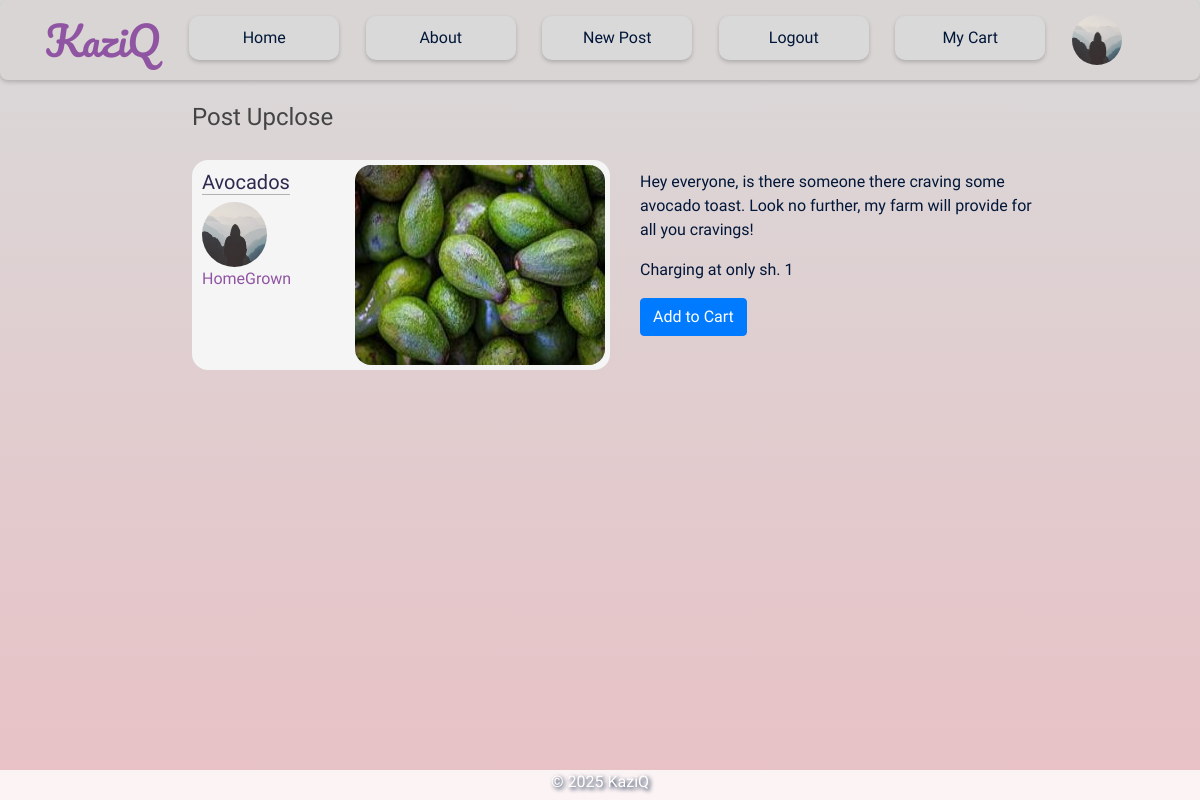
Screenshot of /post/4 (signed in) with the database file from the repository.
### flaskblog/models.py (models this page shows, shortened)
class User(db.Model, UserMixin):
    id = db.Column(db.Integer, primary_key=True)
    username = db.Column(db.String(20), unique=True, nullable=False)
    email = db.Column(db.String(120), unique=True, nullable=False)
    whatsapp = db.Column(db.String(20), nullable=False)
    image_file = db.Column(db.String(20), nullable=False, default='default.jpg')
    password = db.Column(db.String(60), nullable=False)
    is_admin = db.Column(db.Boolean, nullable=False, default=False)
    account_balance = db.Column(db.Float, default=0.0)  # Current available balance
    total_sales = db.Column(db.Float, default=0.0)      # Lifetime sales
    bank_account = db.Column(db.String(50), nullable=True)
    bank_name = db.Column(db.String(100), nullable=True)
    phone_for_payment = db.Column(db.String(20), nullable=True)
    posts = db.relationship('Post', backref='author', lazy=True)

class Post(db.Model):
    id = db.Column(db.Integer, primary_key=True)
    title = db.Column(db.String(100), nullable=False)
    date_posted = db.Column(db.DateTime, nullable=False, default=datetime.utcnow)
    content = db.Column(db.Text, nullable=False)
    price = db.Column(db.String(20), nullable=False, default='')
    user_id = db.Column(db.Integer, db.ForeignKey('user.id'), nullable=False)
    image_file = db.Column(db.String(20), nullable=True)
    cart_items = db.relationship('CartItem', backref='post', lazy=True)
    category = db.Column(db.String(50), nullable=False)

### flaskblog/routes.py (the view)
@app.route("/post/<int:post_id>")
@login_required
def post(post_id):
    post = Post.query.get_or_404(post_id)
    cart_items = CartItem.query.filter_by(user_id=current_user.id).all()
    return render_template('post.html', title=post.title, posts=post, cart_items=cart_items)

### flaskblog/__init__.py (called while the page is built)
@login_manager.user_loader
def load_user(user_id):
    return User.query.get(int(user_id))

@app.context_processor
def inject_min_max():
    return dict(min=min, max=max)

### flaskblog/templates/post.html (shortened to what this page needs)
{% extends 'layout.html' %}
{% block content %}
    <h4>Post Upclose</h4>
    <div class="post-container"></div>
      <article class="media content-section">
          <a href="{{ url_for('post', post_id=posts.id) }}" class="inner-content-section-link">
            <div class="inner-content-section">
              <div class="inner-content-section-metadata">
                <h5><a class="article-title" href="{{ url_for('post', post_id=posts.id)}}">{{ posts.title }}</a></h5>
                <img class="rounded-circle article-img" src="{{ url_for('static', filename='profile_pics/' + posts.author.image_file) }}">
                  <div class="media-body">
                    <div class="article-metadata">
                      <a class="mr-2 username" href="{{url_for('user_posts', username=posts.author.username)}}">{{ posts.author.username }}</a>
                    </div>
                  </div>
              </div>
              <div class="post-image-container">
                {% if posts.image_file %}
                <img src="{{ url_for('static', filename='post_images/' + posts.image_file) }}" alt="{{ posts.title}}" class="card-image">
                {% endif %}
              </div>
            </div>
          </a>
      </article>
      <article class="media content-section " id='post-content'>
        <div class="post-content">
          {% if current_user != posts.author %}
            <p class="post-content">{{ posts.content }}</p>
            <p class="post-price">Charging at only sh. {{ posts.price }}</p>
            <a href="{{ url_for('add_to_cart', post_id=posts.id) }}" class="btn btn-primary">Add to Cart</a>
          {% endif %}
        </div>
      </article>
    </div>
{% endblock %}

### flaskblog/templates/layout.html (shortened to what this page needs)
<!DOCTYPE html>
<html lang="en">
<head>
    <link rel="stylesheet" href="https://cdn.jsdelivr.net/npm/bootstrap@4.3.1/dist/css/bootstrap.min.css">
    <link rel="stylesheet" type="text/css" href="{{ url_for('static', filename='main.css') }}">
    <link href="https://cdnjs.cloudflare.com/ajax/libs/font-awesome/5.15.4/css/all.min.css" rel="stylesheet">
</head>
<body>
    <header class="site-header">
        <nav class="navbar navbar-expand-md" id="navbar">
            <div class="container">
                <a class="navbar-brand" href="/">KaziQ</a>
                <div class="collapse navbar-collapse" id="navbarToggle">
                    <div class="navbar-nav mr-auto" id="navbar-nav">
                        <a class="nav-item nav-link" href="{{url_for('home')}}">Home</a>
                        <a class="nav-item nav-link" href="{{url_for('about')}}">About</a>
                        {% if current_user.is_authenticated %}
                        <a class="nav-item nav-link" href="{{url_for('new_post')}}">New Post</a>
                        <a class="nav-item nav-link" href="{{url_for('logout')}}">Logout</a>
                        <a class='nav-item nav-link' href="{{url_for('view_cart')}}">My Cart</a>
                        <a href="{{ url_for('account') }}">
                            <img src="{{ url_for('static', filename='profile_pics/' + current_user.image_file) }}" alt="Profile" class="rounded-circle account-img">
                        </a>
                        {% else %}
                            <a class="nav-item nav-link" href="{{url_for('login')}}">Login</a>
                            <a class="nav-item nav-link" href="{{url_for('register')}}">Register</a>
                        {% endif %}
                    </div>
                </div>
            </div>
        </nav>
    </header>
    <main role="main" class="container mt-5 pt-5">
        <div class="row">
            <div class="content-container">
                <div class="body-content">
                    <div class="wholebar">
                        <div class="actual-content">
                            {% block content %}{% endblock %}
                        </div>
                        <div class="sidebar">
                        </div>
                    </div>
                </div>
            </div>
    </main>
    <footer>
        <div class="footer-container">
            <div class="footer">
                <p>&copy; 2025 KaziQ</p>
            </div>
        </div>
    </footer>
</body>
</html>

### flaskblog/static/main.css (style rules this page uses)
body { background-image: linear-gradient(to bottom, #D9D9D9, #E8C1C5); background-repeat: no-repeat; background-position:center; background-attachment: fixed; font-family: "Itim", cursive; font-weight: 400; font-style: normal; color: #011638; margin:0; }
h1, h2, h3, h4, h5, h6 { color: #444444; }
#navbar { background-color:#dad5d5; width: 100%; height: 80px; border-radius:8px; box-shadow: 0 2px 4px 0 rgba(0,0,0,0.2); margin-top: 0; display:flex; justify-content:center; align-items:center; }
#navbar-nav { width:100%; display:flex; justify-content:space-around; align-items:end; margin-top:-5px; }
.navbar-nav .account-img { height: 50px; width: 50px; border-radius: 50%; margin-right: 20px; margin-bottom:-5px; }
.navbar-nav { margin:0; width:100%; display:flex; justify-content:space-around; }
.navbar-brand { font-family: "Pacifico", cursive; font-weight: 400; font-style: normal; color: #9055A2; font-size:2.5rem; }
.nav-item { font-family: "Itim", cursive; font-weight: 400; font-style: normal; color: #011638; width:150px; text-align:center; }
.body-content { display:flex; justify-content:center; align-items:center; flex-direction:column; }
.navbar, .navbar-collapse { filter: none; pointer-events: auto; z-index: 1050; }
.content-container { display:flex; justify-content:center; align-items:center; margin:auto; }
.content-section { background: whitesmoke; border: none; border-radius: 1em; height:1000px; }
.inner-content-section { display:flex; align-items:start; }
.inner-content-section-metadata { display:flex; justify-content:center; align-items: flex-start; flex-direction:column; width:150px; }
.inner-content-section-link { display: block; text-decoration: none; color: inherit; }
.actual-content { border: none; border-radius:1em; display: grid; gap: 20px; grid-template-columns: repeat(2, 1fr); height:100%; width:100%; margin-right:20px; }
.article-title { color: #2E294E; border-bottom: 1px solid #b3b1b1; margin-bottom:10px; }
.article-img { height: 65px; width: 65px; }
.article-metadata { padding-bottom: 1px; margin-bottom: 4px; height:20px; display:flex; justify-content:center; }
.article-metadata a { color: #9055A2; }
.account-img { height: 125px; width: 125px; margin-right: 20px; margin-bottom: 16px; }
.media { width:418px; height:210px; padding:10px; }
footer { display:flex; justify-content:center; align-items:start; background-color: rgba(255, 255, 255, 0.8); width:100%; height: 35px; color:#ffffff; font-size:1rem; position:fixed; bottom:-5px; text-shadow: 2px 2px 4px #011638; }
.post-image-container { width:250px; height:200px; border-radius:1em; background-color:#D9D9D9; margin: -5px -10px 0 3px; }
.post-container { display:block; }
#post-content { background:none; border-radius:0 1em 1em 0; padding: 10px; overflow:visible; max-height: 500px; overflow-y: auto; }
#post-content p { word-wrap: break-word; white-space: normal; }
.card-image { width: 100%; height: 100%; border-radius: 1em; border:none; }
.sidebar { width: 250px; padding: 20px; border-radius:1em; background:none; border-radius:0 1em 1em 0; text-align:center; }
.site-header .navbar-nav .nav-link { color:#011638; background-color:#D9D9D9; border-radius:10px; text-align:center; padding:10px 25px; transition: background-color 0.3s; box-shadow: 0 2px 4px 0 rgba(0,0,0,0.2); }
.wholebar { display:flex; justify-content:center; align-items:center; margin:-73px 0px 50px 60px; }

### rows the page displays
User: image_file (placeholder picture)
Post: title "Avocados", image_file (picture), content "Hey everyone, is there someone there craving some avocado toast. Look no further, my farm will provide for all you cravings!", price "1"
User: image_file (placeholder picture), author.username "HomeGrown"
